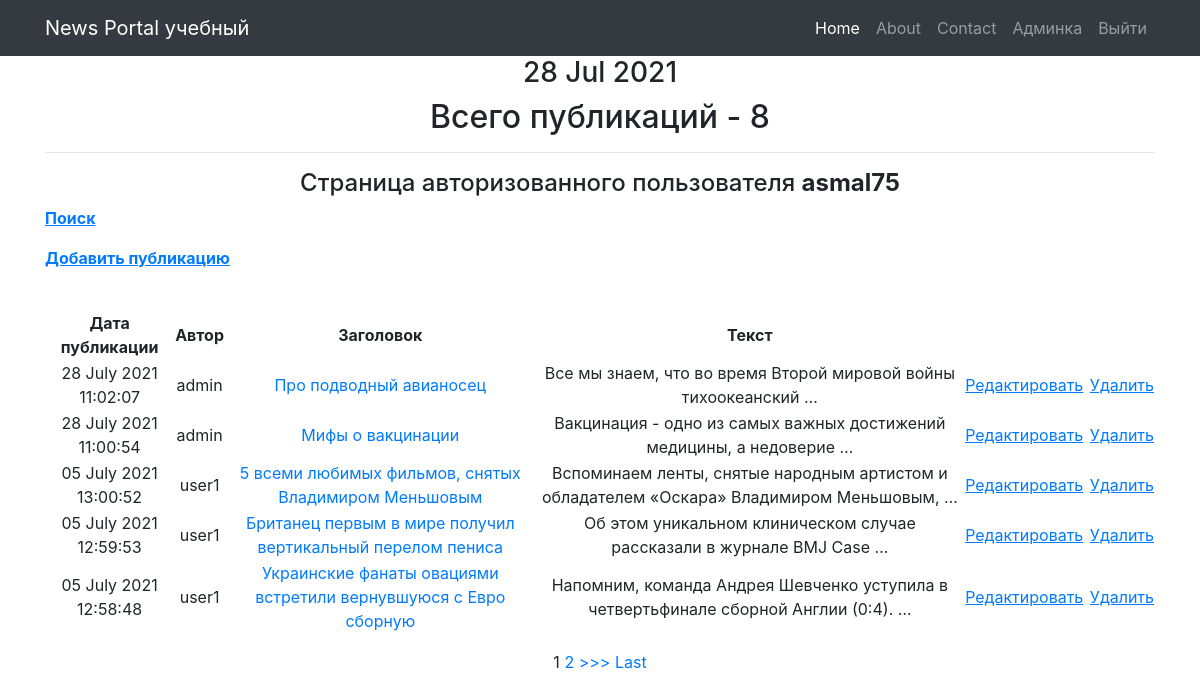
Screenshot of /news/ (signed in) with the database file from the repository.
### newapp/models.py (models this page shows, shortened)
class Post(models.Model):
    post = "PO"
    new = "NE"
    POST_NEW = [(post, "статья"), (new,"новость")]
    new_post = models.CharField(max_length = 2, choices = POST_NEW, default = post, verbose_name="Тип")
    time_in_new_post = models.DateTimeField(auto_now_add=True, verbose_name="Дата публикации")
    title = models.CharField(max_length=150, verbose_name="Заголовок", null=False)
    content_new_post = models.TextField(null=False, verbose_name="Текст",)
    rating_new_post = models.FloatField(default=0.0, verbose_name="Рейтинг")
    is_published = models.BooleanField(default=False, verbose_name="Опубликовано")
    updated_at = models.DateTimeField(auto_now=True, null=True, verbose_name="Обновлено")
    category = models.ManyToManyField(Category, through='PostCategory')
    author = models.ForeignKey(Author, on_delete=models.CASCADE)
    class Meta:
        verbose_name = 'Публикация'
        verbose_name_plural = 'Публикации'

class Author(models.Model):
    author = models.OneToOneField(User, on_delete=models.CASCADE)
    author_rating = models.FloatField(default=0.0)
    class Meta:
        verbose_name = 'Автор'
        verbose_name_plural = 'Авторы'

### newapp/views.py (the view, shortened to what this page needs)
# urls.py: path('', cache_page(60*1)(PostsList.as_view())),                                     # добавим кэширование на главную страницу
class PostsList(ListView):
    model = Post  # указываем модель, объекты которой мы будем выводить
    template_name = 'posts.html'
    context_object_name = 'posts'  # это имя списка, в котором будут лежать все объекты, его надо указать, чтобы обратиться к с
    ordering = ['-id']
    paginate_by = 5
    form_class = PostForm
    def get_filter(self):
        return PostFilter(self.request.GET, queryset=super().get_queryset())
    def get_queryset(self):
        return self.get_filter().qs
    def get_context_data(self, **kwargs):
        context = super().get_context_data(**kwargs)
        context['filter'] = PostFilter(self.request.GET, queryset=self.get_queryset())
        context['time_now'] = datetime.utcnow()
        context['categories'] = Category.objects.all()
        context['form'] = PostForm()
        context['all_posts'] = len(Post.objects.all()) # количество постов
        return context

### newapp/templatetags/censor.py (called while the page is built)
@register.filter(name='censor')
def censor(value, arg):  # value|censor:arg
    bad_words = {
        'дурак',
        'дура',
        'сука',
        'жопа',
    }
    list_value = value.split(' ')
    for bad_word in bad_words:
        for i in range(len(list_value)):
            if bad_word in list_value[i].lower():
                list_value[i] = arg
    return ' '.join(list_value)

### templates/posts.html (shortened to what this page needs)
{% extends 'flatpages/default.html' %}
{% load censor %}
{% block content %}
<h3>{{ time_now|date:'d M Y' }}</h3>
<h2>Всего публикаций - {{all_posts}} </h2>
<hr>
{% if user.is_authenticated %}
<h4> Страница авторизованного пользователя <strong> {{request.user.username}} </strong></h4>
{% endif %}
        <p align="left"><a href="{% url 'post_search.html' %}"> <u><strong> Поиск </strong></u></a>
        <p align="left"> <a href="{% url 'post_create.html' %}"> <u><strong> Добавить публикацию </strong></u></a>
{% if posts %}
    <table>
        <th>Дата публикации</th><th>Автор</th><th>Заголовок</th><th>Текст</th>
        <br>
        {% for post in object_list %}
             <tr>
                <td>{{ post.time_in_new_post|date:'d F Y H:i:s' }}</td>
                <td>{{ post.author.author }}</td>
                <td><a href="{% url 'post_detail' post.id %}">{{ post.title|censor:'@#%&$'|truncatewords:10 }}</a></td>
                <td>{{ post.content_new_post|truncatewords:10|censor:'@#%&$' }}</td>
                <td><a href="{% url 'post_update' post.id %}"><u>Редактировать</u></a><a>&nbsp;</a></td>
                <td><a href="{% url 'post_delete' post.id %}"><u>Удалить</u></a></td>
             </tr>
        {% endfor %}
    </table>
    {% if is_paginated %}
    {% for num in page_obj.paginator.page_range %}
        {% if page_obj.number == num %}
            <a>{{ num }}</a>
        {% elif num > page_obj.number|add:'-3' and num < page_obj.number|add:'3' %}
            <a href="?page={{ num }}">{{ num }}</a>
        {% endif %}
    {% endfor %}
    {% if page_obj.has_next %}
        <a href="?page={{ page_obj.next_page_number }}">>>></a>
        <a href="?page={{ page_obj.paginator.num_pages}}">Last</a>
    {% endif %}
  {% endif %}
{% else %}
    <h3>Новостей нет</h3>
{% endif %}
{% endblock content %}

### rows the page displays
Post: time_in_new_post "28 July 2021 11:02:07", author.author "admin", title|censor "Про подводный авианосец", content_new_post|censor "Все мы знаем, что во время Второй мировой войны тихоокеанский …"
Post: time_in_new_post "28 July 2021 11:00:54", author.author "admin", title|censor "Мифы о вакцинации", content_new_post|censor "Вакцинация - одно из самых важных достижений медицины, а недоверие …"
Post: time_in_new_post "05 July 2021 13:00:52", author.author "user1", title|censor "5 всеми любимых фильмов, снятых Владимиром Меньшовым", content_new_post|censor "Вспоминаем ленты, снятые народным артистом и обладателем «Оскара» Владимиром Меньшовым, …"
Post: time_in_new_post "05 July 2021 12:59:53", author.author "user1", title|censor "Британец первым в мире получил вертикальный перелом пениса", content_new_post|censor "Об этом уникальном клиническом случае рассказали в журнале BMJ Case …"
Post: time_in_new_post "05 July 2021 12:58:48", author.author "user1", title|censor "Украинские фанаты овациями встретили вернувшуюся с Евро сборную", content_new_post|censor "Напомним, команда Андрея Шевченко уступила в четвертьфинале сборной Англии (0:4). …"

### other values shown
{{ time_now|date:'d M Y' }} "28 Jul 2021"
{{ all_posts }} "8"
{{ request.user.username }} "asmal75"
{{ num }} "1"
{{ num }} "2"
